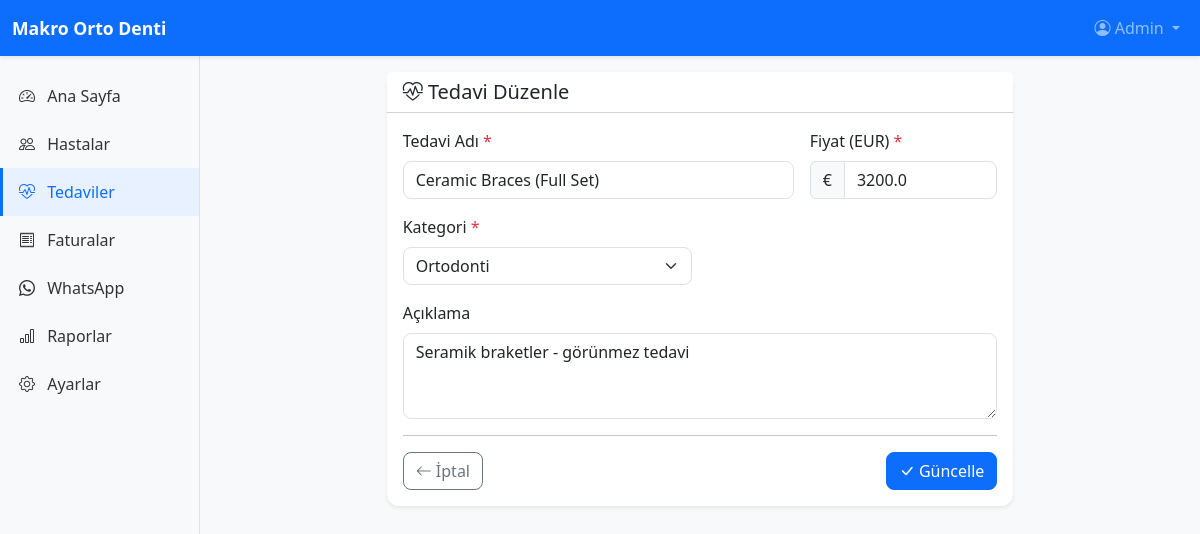
Screenshot of /treatments/2/edit (signed in) with the database file from the repository.
### app/models/models.py (models this page shows, shortened)
class User(UserMixin, Base, TimestampMixin):
    __tablename__ = "users"
    id: Mapped[int] = mapped_column(Integer, primary_key=True, autoincrement=True)
    username: Mapped[str] = mapped_column(String(50), nullable=False, unique=True, index=True)
    password_hash: Mapped[str] = mapped_column(String(256), nullable=False)
    full_name: Mapped[str] = mapped_column(String(150), nullable=False)
    role: Mapped[str] = mapped_column(String(20), nullable=False, default="staff", index=True)
    is_active: Mapped[bool] = mapped_column(Boolean, default=True, nullable=False)
    last_login: Mapped[datetime | None] = mapped_column(DateTime, nullable=True)
    ROLE_ADMIN = "admin"
    ROLE_STAFF = "staff"
    VALID_ROLES = [ROLE_ADMIN, ROLE_STAFF]

class Treatment(Base, TimestampMixin):
    __tablename__ = "treatments"
    id: Mapped[int] = mapped_column(Integer, primary_key=True, autoincrement=True)
    name: Mapped[str] = mapped_column(String(200), nullable=False)
    description: Mapped[str | None] = mapped_column(Text, nullable=True)
    category: Mapped[str] = mapped_column(
        String(50), nullable=False, default=TreatmentCategory.OTHER
    )
    price_eur: Mapped[float] = mapped_column(Float, nullable=False)
    is_active: Mapped[bool] = mapped_column(Boolean, default=True, nullable=False, index=True)
    patient_treatments: Mapped[list["PatientTreatment"]] = relationship(
        back_populates="treatment", lazy="selectin"
    )
    invoice_items: Mapped[list["InvoiceItem"]] = relationship(
        back_populates="treatment", lazy="selectin"
    )
    __table_args__ = (
        UniqueConstraint("name", name="uq_treatment_name"),
    )

### app/routes/treatments.py (the view, shortened to what this page needs)
@treatments_bp.route("/<int:treatment_id>/edit", methods=["GET", "POST"])
@login_required
def edit_treatment(treatment_id):
    treatment = db.get_or_404(Treatment, treatment_id)
    category_labels = {
        "orthodontic": "Ortodonti",
        "prosthetic": "Protetik",
        "surgical": "Cerrahi",
        "preventive": "Koruyucu",
        "restorative": "Restoratif",
        "periodontic": "Perio/Endo",
        "implant": "İmplant",
        "cosmetic": "Kozmetik",
        "other": "Diğer",
    }
    return render_template("treatments/form.html", treatment=treatment, category_labels=category_labels)

### app/user_loader.py (called while the page is built)
@login_manager.user_loader
def load_user(user_id: str) -> User | None:
    return db.session.get(User, int(user_id))

### app/templates/treatments/form.html (shortened to what this page needs)
{% extends "base.html" %}
{% block content %}
<div class="mb-4">
    <nav aria-label="breadcrumb">
        <ol class="breadcrumb">
            <li class="breadcrumb-item"><a href="{{ url_for('treatments.list_treatments') }}">Tedaviler</a></li>
            <li class="breadcrumb-item active">{% if treatment %}{{ treatment.name }}{% else %}Yeni Tedavi{% endif %}</li>
        </ol>
    </nav>
</div>
<div class="row justify-content-center">
    <div class="col-md-8">
        <div class="card border-0 shadow-sm">
            <div class="card-header bg-white">
                <h5 class="mb-0">
                    <i class="bi bi-heart-pulse"></i>
                    {% if treatment %}Tedavi Düzenle{% else %}Yeni Tedavi Ekle{% endif %}
                </h5>
            </div>
            <div class="card-body">
                <form method="POST" action="{{ url_for('treatments.edit_treatment', treatment_id=treatment.id) if treatment else url_for('treatments.add_treatment') }}">
                    <div class="row g-3">
                        <div class="col-md-8">
                            <label for="name" class="form-label">Tedavi Adı <span class="text-danger">*</span></label>
                            <input type="text" class="form-control" id="name" name="name" value="{{ treatment.name if treatment else '' }}" required>
                        </div>
                        <div class="col-md-4">
                            <label for="price_eur" class="form-label">Fiyat (EUR) <span class="text-danger">*</span></label>
                            <div class="input-group">
                                <span class="input-group-text">€</span>
                                <input type="number" step="0.01" class="form-control" id="price_eur" name="price_eur" value="{{ treatment.price_eur if treatment else '' }}" required>
                            </div>
                        </div>
                        <div class="col-md-6">
                            <label for="category" class="form-label">Kategori <span class="text-danger">*</span></label>
                            <select class="form-select" id="category" name="category" required>
                                {% for cat, label in category_labels.items() %}
                                <option value="{{ cat }}" {% if treatment and treatment.category == cat %}selected{% endif %}>{{ label }}</option>
                                {% endfor %}
                            </select>
                        </div>
                        <div class="col-12">
                            <label for="description" class="form-label">Açıklama</label>
                            <textarea class="form-control" id="description" name="description" rows="3">{{ treatment.description if treatment and treatment.description else '' }}</textarea>
                        </div>
                    </div>
                    <hr>
                    <div class="d-flex justify-content-between">
                        <a href="{{ url_for('treatments.list_treatments') }}" class="btn btn-outline-secondary">
                            <i class="bi bi-arrow-left"></i> İptal
                        </a>
                        <button type="submit" class="btn btn-primary">
                            <i class="bi bi-check-lg"></i> {% if treatment %}Güncelle{% else %}Kaydet{% endif %}
                        </button>
                    </div>
                </form>
            </div>
        </div>
    </div>
</div>
{% endblock %}

### app/templates/components/navbar.html (shortened to what this page needs)
<nav class="navbar navbar-expand-lg navbar-dark bg-primary fixed-top shadow-sm">
    <div class="container-fluid">
        <a class="navbar-brand fw-bold" href="{{ url_for('dashboard.index') }}">
             {{ clinic_name }}
        </a>
        <div class="collapse navbar-collapse" id="navbarNav">
            <ul class="navbar-nav ms-auto">
                {% if current_user.is_authenticated %}
                <li class="nav-item dropdown">
                    <a class="nav-link dropdown-toggle" href="#" data-bs-toggle="dropdown">
                        <i class="bi bi-person-circle"></i> {{ current_user.full_name }}
                    </a>
                </li>
                {% endif %}
            </ul>
        </div>
    </div>
</nav>

### app/static/css/style.css (style rules this page uses)
:root { --primary: #0d6efd; --primary-dark: #0a58ca; }
body { font-family: 'Segoe UI', Tahoma, Geneva, Verdana, sans-serif; background-color: #f8f9fa; }
.card { border-radius: 12px; transition: box-shadow 0.2s; }
.btn { border-radius: 8px; }
.form-control, .form-select { border-radius: 8px; }
.navbar-brand { font-size: 1.1rem; }

### rows the page displays
User: full_name "Admin"
Treatment: name "Ceramic Braces (Full Set)", price_eur "3200.0", category "Ortodonti", description "Seramik braketler - görünmez tedavi"

### other values shown
{{ clinic_name }} "Makro Orto Denti"
